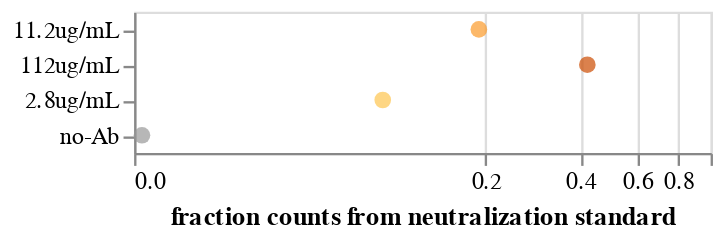

Source (notebook cell):
### Code cell
frac_neut_standard_chart = (
    alt.Chart(ab_5g04_neut_std_chart)
    .encode(
        x=alt.X(
            "neut_fracs",
            title="fraction counts from neutralization standard",
            scale=alt.Scale(type="symlog", constant=0.02, domainMax=1),
        ),
        y=alt.Y("5G04_concentration", title=None),
        color=alt.Color('color', scale = None)
    )
    .mark_point(filled=True, size=50, opacity=0.7)
    .properties(width=245, height=alt.Step(15))
    .configure_axis(labelLimit=500)

)
frac_neut_standard_chart

### Figure 1 — Vega-Lite specification as saved in the notebook (floating-point values rounded to 4 significant figures)
{"config": {"view": {"continuousWidth": 400, "continuousHeight": 300}, "axis": {"labelLimit": 500}}, "data": {"name": "data-00d655a901973dacd59051ab0907eab2"}, "mark": {"type": "point", "filled": true, "opacity": 0.7, "size": 50}, "encoding": {"color": {"field": "color", "scale": null, "type": "nominal"}, "x": {"field": "neut_fracs", "scale": {"constant": 0.02, "domainMax": 1, "type": "symlog"}, "title": "fraction counts from neutralization standard", "type": "quantitative"}, "y": {"field": "5G04_concentration", "title": null, "type": "nominal"}}, "height": {"step": 15}, "width": 245, "$schema": "https://vega.github.io/schema/vega-lite/v5.2.0.json", "datasets": {"data-00d655a901973dacd59051ab0907eab2": [{"5G04_concentration": "no-Ab", "neut_fracs": 0.0011, "color": "#999999"}, {"5G04_concentration": "2.8ug/mL", "neut_fracs": 0.089, "color": "#FEC44F"}, {"5G04_concentration": "11.2ug/mL", "neut_fracs": 0.19, "color": "#FB9A29"}, {"5G04_concentration": "112ug/mL", "neut_fracs": 0.42, "color": "#CC4C02"}]}}
